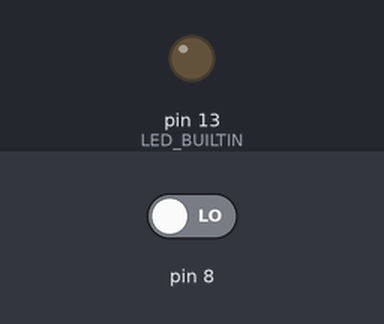
The sketch below on a simulated Arduino Uno, built with avr-gcc and run on an emulated ATmega328P. Parts: output pins drawn as LEDs (lit = HIGH). Inputs (shaded band) come from the test bench; at power-on: pin 8 LOW.

Above: at 1.2 s.
1.3 s: pin 8 driven HIGH
At 2.0 s:
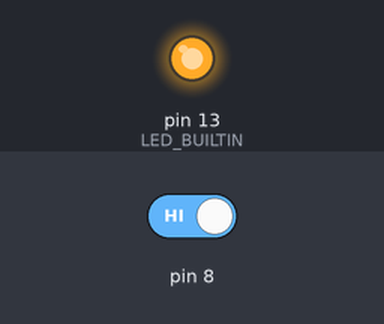
2.8 s: pin 8 driven LOW
At 3.1 s:
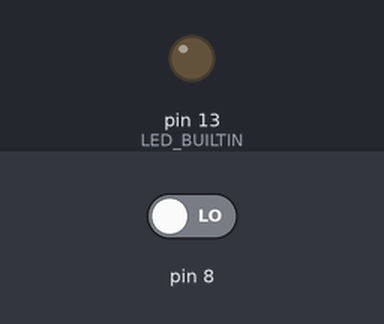
Timing chart, 0 to 5.8 s (numbered marks = the images above; inputs shaded):
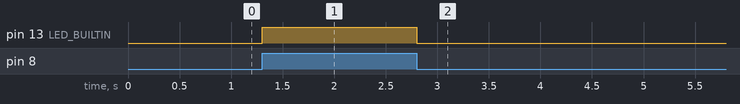

Measured:
- after the input at 1.3 s, pin 13 (LED_BUILTIN): LOW → HIGH at once
- after the input at 2.8 s, pin 13 (LED_BUILTIN): HIGH → LOW at once

The sketch:

OPTOSENSOR_HW_TEST.ino
```cpp
/*

Inbuilt LED changes state - if nothing is blocking sensor led is on.
CONNECT PIN 7 TO OPTO SENSOR OUTPUT

*/

bool SensorState = false;
// the setup function runs once when you press reset or power the board
void setup() {
  // initialize digital pin LED_BUILTIN as an output.
  pinMode(LED_BUILTIN, OUTPUT);
  pinMode(8, INPUT);
}

// the loop function runs over and over again forever
void loop() {
  SensorState = digitalRead(8);
  if (SensorState == true) {
    digitalWrite(LED_BUILTIN, HIGH);
  } else {

    digitalWrite(LED_BUILTIN, LOW);
  }
}
```
